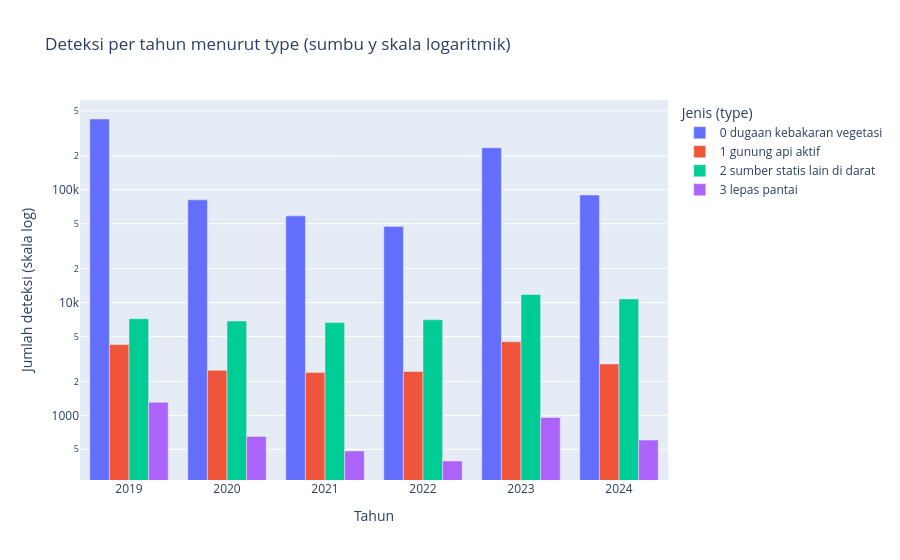

This figure's notebook cell:
### Markdown cell above
### Grafik 3. Seberapa besar deteksi `type` 0 dibanding `type` lain di tiap tahun?

### Code cell
nama_type = {
    0: "0 dugaan kebakaran vegetasi",
    1: "1 gunung api aktif",
    2: "2 sumber statis lain di darat",
    3: "3 lepas pantai",
}

per_tahun_type = (
    d.group_by("tahun", "type")
    .agg(pl.len().alias("deteksi"))
    .collect()
    .with_columns(pl.col("type").replace_strict(nama_type, return_dtype=pl.String).alias("jenis"))
    .sort("tahun", "type")
)

fig = px.bar(
    per_tahun_type,
    x="tahun",
    y="deteksi",
    color="jenis",
    barmode="group",
    log_y=True,
    category_orders={"jenis": list(nama_type.values())},
    labels={"tahun": "Tahun", "deteksi": "Jumlah deteksi (skala log)", "jenis": "Jenis (type)"},
    title="Deteksi per tahun menurut type (sumbu y skala logaritmik)",
)
fig.update_xaxes(type="category")
fig.show()

per_tahun_type.pivot(on="type", index="tahun", values="deteksi").sort("tahun")

### Figure 1 — Plotly figure (JSON) as saved in the notebook; plotly's stock layout.template omitted (floating-point values rounded to 4 significant figures)
{"data": [{"alignmentgroup": "True", "hovertemplate": "Jenis (type)=0 dugaan kebakaran vegetasi<br>Tahun=%{x}<br>Jumlah deteksi (skala log)=%{y}<extra></extra>", "legendgroup": "0 dugaan kebakaran vegetasi", "marker": {"color": "#636efa", "pattern": {"shape": ""}}, "name": "0 dugaan kebakaran vegetasi", "offsetgroup": "0 dugaan kebakaran vegetasi", "orientation": "v", "showlegend": true, "textposition": "auto", "type": "bar", "x": [2019, 2020, 2021, 2022, 2023, 2024], "xaxis": "x", "y": [424533, 81518, 58784, 47333, 236123, 89940], "yaxis": "y"}, {"alignmentgroup": "True", "hovertemplate": "Jenis (type)=1 gunung api aktif<br>Tahun=%{x}<br>Jumlah deteksi (skala log)=%{y}<extra></extra>", "legendgroup": "1 gunung api aktif", "marker": {"color": "#EF553B", "pattern": {"shape": ""}}, "name": "1 gunung api aktif", "offsetgroup": "1 gunung api aktif", "orientation": "v", "showlegend": true, "textposition": "auto", "type": "bar", "x": [2019, 2020, 2021, 2022, 2023, 2024], "xaxis": "x", "y": [4252, 2507, 2396, 2453, 4494, 2857], "yaxis": "y"}, {"alignmentgroup": "True", "hovertemplate": "Jenis (type)=2 sumber statis lain di darat<br>Tahun=%{x}<br>Jumlah deteksi (skala log)=%{y}<extra></extra>", "legendgroup": "2 sumber statis lain di darat", "marker": {"color": "#00cc96", "pattern": {"shape": ""}}, "name": "2 sumber statis lain di darat", "offsetgroup": "2 sumber statis lain di darat", "orientation": "v", "showlegend": true, "textposition": "auto", "type": "bar", "x": [2019, 2020, 2021, 2022, 2023, 2024], "xaxis": "x", "y": [7189, 6860, 6661, 7040, 11812, 10785], "yaxis": "y"}, {"alignmentgroup": "True", "hovertemplate": "Jenis (type)=3 lepas pantai<br>Tahun=%{x}<br>Jumlah deteksi (skala log)=%{y}<extra></extra>", "legendgroup": "3 lepas pantai", "marker": {"color": "#ab63fa", "pattern": {"shape": ""}}, "name": "3 lepas pantai", "offsetgroup": "3 lepas pantai", "orientation": "v", "showlegend": true, "textposition": "auto", "type": "bar", "x": [2019, 2020, 2021, 2022, 2023, 2024], "xaxis": "x", "y": [1307, 651, 484, 394, 959, 604], "yaxis": "y"}], "layout": {"barmode": "group", "legend": {"title": {"text": "Jenis (type)"}, "tracegroupgap": 0}, "title": {"text": "Deteksi per tahun menurut type (sumbu y skala logaritmik)"}, "xaxis": {"anchor": "y", "domain": [0, 1], "title": {"text": "Tahun"}, "type": "category"}, "yaxis": {"anchor": "x", "domain": [0, 1], "title": {"text": "Jumlah deteksi (skala log)"}, "type": "log"}}}
